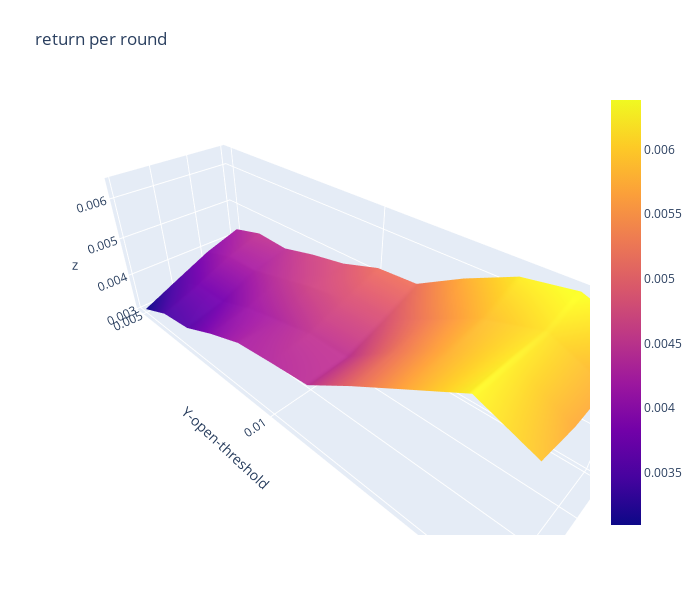

Source (notebook cell):
### Code cell
import plotly.graph_objects as go

x_data = df_return_per_round.columns.to_list() # close threshold

y_data = df_return_per_round.index.to_list() # open threshold

z_data = df_return_per_round.copy(deep=True) # return per round

fig = go.Figure(data=[go.Surface(z=z_data.values,x=x_data,y=y_data)])

fig.update_layout(title="return per round", # 标题
                  autosize=False,  # 尺度自动缩放
                  width=700,  # 长宽
                  height=600,
                  margin=dict(l=65,r=50,b=65,t=90),  # 4个位置的距离
                  scene=dict(xaxis_title='X-close-threshold',yaxis_title='Y-open-threshold')
                 )

fig.show()

### Figure 1 — Plotly figure (JSON) as saved in the notebook; plotly's stock layout.template omitted (floating-point values rounded to 4 significant figures)
{"data": [{"type": "surface", "x": [0, 0.001, 0.002, 0.003], "y": [0.005, 0.006, 0.007, 0.008, 0.009, 0.01, 0.011, 0.012, 0.013, 0.014, 0.015], "z": [[0.004272, 0.003962, 0.003534, 0.003096], [0.0045, 0.004215, 0.003803, 0.003454], [0.004446, 0.004241, 0.003816, 0.003561], [0.004665, 0.004446, 0.004123, 0.003936], [0.00483, 0.004666, 0.004296, 0.00425], [0.005131, 0.004802, 0.004484, 0.004352], [0.005185, 0.004815, 0.004478, 0.004439], [0.005745, 0.00533, 0.005169, 0.005078], [0.006218, 0.005858, 0.005749, 0.005677], [0.006382, 0.006145, 0.006221, 0.006273], [0.006018, 0.005703, 0.005685, 0.00588]]}], "layout": {"autosize": false, "height": 600, "margin": {"b": 65, "l": 65, "r": 50, "t": 90}, "scene": {"xaxis": {"title": {"text": "X-close-threshold"}}, "yaxis": {"title": {"text": "Y-open-threshold"}}}, "title": {"text": "return per round"}, "width": 700}}
